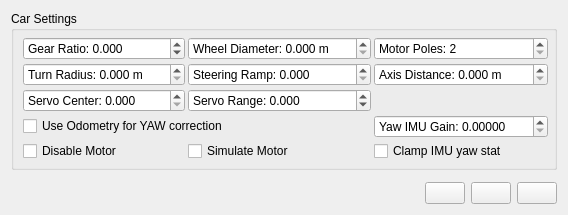
       <widget class="QWidget" name="tab_5">
        <attribute name="icon">
         <iconset resource="resources.qrc">
          <normaloff>:/models/Icons/Settings-96.png</normaloff>:/models/Icons/Settings-96.png</iconset>
        </attribute>
        <attribute name="title">
         <string/>
        </attribute>
        <attribute name="toolTip">
         <string>Configuration</string>
        </attribute>
        <layout class="QVBoxLayout" name="verticalLayout_6">
         <item>
          <widget class="QGroupBox" name="groupBox_4">
           <property name="title">
            <string>Car Settings</string>
           </property>
           <layout class="QGridLayout" name="gridLayout_3">
            <property name="topMargin">
             <number>6</number>
            </property>
            <property name="rightMargin">
             <number>6</number>
            </property>
            <property name="bottomMargin">
             <number>6</number>
            </property>
            <property name="spacing">
             <number>3</number>
            </property>
            <item row="0" column="2">
             <widget class="QDoubleSpinBox" name="confMotorPoleBox">
              <property name="prefix">
               <string>Motor Poles: </string>
              </property>
              <property name="decimals">
               <number>0</number>
              </property>
              <property name="minimum">
               <double>2.000000000000000</double>
              </property>
              <property name="maximum">
               <double>1000.000000000000000</double>
              </property>
              <property name="singleStep">
               <double>2.000000000000000</double>
              </property>
             </widget>
            </item>
            <item row="0" column="0">
             <widget class="QDoubleSpinBox" name="confGearRatioBox">
              <property name="prefix">
               <string>Gear Ratio: </string>
              </property>
              <property name="decimals">
               <number>3</number>
              </property>
              <property name="minimum">
               <double>-1000.000000000000000</double>
              </property>
              <property name="maximum">
               <double>1000.000000000000000</double>
              </property>
              <property name="singleStep">
               <double>0.100000000000000</double>
              </property>
             </widget>
            </item>
            <item row="0" column="1">
             <widget class="QDoubleSpinBox" name="confWheelDiamBox">
              <property name="prefix">
               <string>Wheel Diameter: </string>
              </property>
              <property name="suffix">
               <string> m</string>
              </property>
              <property name="decimals">
               <number>3</number>
              </property>
              <property name="maximum">
               <double>1000.000000000000000</double>
              </property>
              <property name="singleStep">
               <double>0.100000000000000</double>
              </property>
             </widget>
            </item>
            <item row="3" column="2">
             <widget class="QDoubleSpinBox" name="confYawImuGainBox">
              <property name="toolTip">
               <string>IMU gain vs odometry gain. Higer values give the IMU more gain.</string>
              </property>
              <property name="prefix">
               <string>Yaw IMU Gain: </string>
              </property>
              <property name="decimals">
               <number>5</number>
              </property>
              <property name="maximum">
               <double>1000.000000000000000</double>
              </property>
              <property name="singleStep">
               <double>0.010000000000000</double>
              </property>
             </widget>
            </item>
            <item row="2" column="0">
             <widget class="QDoubleSpinBox" name="confServoCenterBox">
              <property name="prefix">
               <string>Servo Center: </string>
              </property>
              <property name="decimals">
               <number>3</number>
              </property>
              <property name="maximum">
               <double>1.000000000000000</double>
              </property>
              <property name="singleStep">
               <double>0.010000000000000</double>
              </property>
             </widget>
            </item>
            <item row="1" column="1">
             <widget class="QDoubleSpinBox" name="confSteeringRampBox">
              <property name="prefix">
               <string>Steering Ramp: </string>
              </property>
              <property name="decimals">
               <number>3</number>
              </property>
              <property name="maximum">
               <double>1000.000000000000000</double>
              </property>
              <property name="singleStep">
               <double>0.100000000000000</double>
              </property>
             </widget>
            </item>
            <item row="1" column="0">
             <widget class="QDoubleSpinBox" name="confTurnRadBox">
              <property name="prefix">
               <string>Turn Radius: </string>
              </property>
              <property name="suffix">
               <string> m</string>
              </property>
              <property name="decimals">
               <number>3</number>
              </property>
              <property name="maximum">
               <double>1000.000000000000000</double>
              </property>
              <property name="singleStep">
               <double>0.100000000000000</double>
              </property>
             </widget>
            </item>
            <item row="2" column="1">
             <widget class="QDoubleSpinBox" name="confServoRangeBox">
              <property name="prefix">
               <string>Servo Range: </string>
              </property>
              <property name="decimals">
               <number>3</number>
              </property>
              <property name="minimum">
               <double>-1.000000000000000</double>
              </property>
              <property name="maximum">
               <double>1.000000000000000</double>
              </property>
              <property name="singleStep">
               <double>0.010000000000000</double>
              </property>
             </widget>
            </item>
            <item row="1" column="2">
             <widget class="QDoubleSpinBox" name="confAxisDistanceBox">
              <property name="prefix">
               <string>Axis Distance: </string>
              </property>
              <property name="suffix">
               <string> m</string>
              </property>
              <property name="decimals">
               <number>3</number>
              </property>
              <property name="maximum">
               <double>1000.000000000000000</double>
              </property>
              <property name="singleStep">
               <double>0.100000000000000</double>
              </property>
             </widget>
            </item>
            <item row="3" column="0" colspan="2">
             <widget class="QCheckBox" name="confOdometryYawBox">
              <property name="text">
               <string>Use Odometry for YAW correction</string>
              </property>
             </widget>
            </item>
            <item row="4" column="0">
             <widget class="QCheckBox" name="confMiscDisableMotorBox">
              <property name="text">
               <string>Disable Motor</string>
              </property>
             </widget>
            </item>
            <item row="4" column="1">
             <widget class="QCheckBox" name="confMiscSimulateMotorBox">
              <property name="text">
               <string>Simulate Motor</string>
              </property>
             </widget>
            </item>
            <item row="4" column="2">
             <widget class="QCheckBox" name="confClampImuYawBox">
              <property name="toolTip">
               <string>Clamp IMU yaw when car is stationary</string>
              </property>
              <property name="text">
               <string>Clamp IMU yaw stat</string>
              </property>
             </widget>
            </item>
           </layout>
          </widget>
         </item>
         <item>
          <widget class="ConfCommonWidget" name="confCommonWidget" native="true">
           <property name="sizePolicy">
            <sizepolicy hsizetype="Preferred" vsizetype="Expanding">
             <horstretch>0</horstretch>
             <verstretch>0</verstretch>
            </sizepolicy>
           </property>
          </widget>
         </item>
         <item>
          <layout class="QHBoxLayout" name="horizontalLayout_7" stretch="0,0,0,0">
           <item>
            <spacer name="horizontalSpacer_3">
             <property name="orientation">
              <enum>Qt::Horizontal</enum>
             </property>
             <property name="sizeHint" stdset="0">
              <size>
               <width>40</width>
               <height>20</height>
              </size>
             </property>
            </spacer>
           </item>
           <item>
            <widget class="QPushButton" name="confReadButton">
             <property name="toolTip">
              <string>Read configuration from car</string>
             </property>
             <property name="text">
              <string/>
             </property>
             <property name="icon">
              <iconset resource="resources.qrc">
               <normaloff>:/models/Icons/Upload-96.png</normaloff>:/models/Icons/Upload-96.png</iconset>
             </property>
            </widget>
           </item>
           <item>
            <widget class="QPushButton" name="confReadDefaultButton">
             <property name="toolTip">
              <string>Read default configuration from car</string>
             </property>
             <property name="text">
              <string/>
             </property>
             <property name="icon">
              <iconset resource="resources.qrc">
               <normaloff>:/models/Icons/HDD-96.png</normaloff>:/models/Icons/HDD-96.png</iconset>
             </property>
            </widget>
           </item>
           <item>
            <widget class="QPushButton" name="confWriteButton">
             <property name="toolTip">
              <string>Write configuration to car</string>
             </property>
             <property name="text">
              <string/>
             </property>
             <property name="icon">
              <iconset resource="resources.qrc">
               <normaloff>:/models/Icons/Download-96.png</normaloff>:/models/Icons/Download-96.png</iconset>
             </property>
            </widget>
           </item>
          </layout>
         </item>
        </layout>
       </widget>
